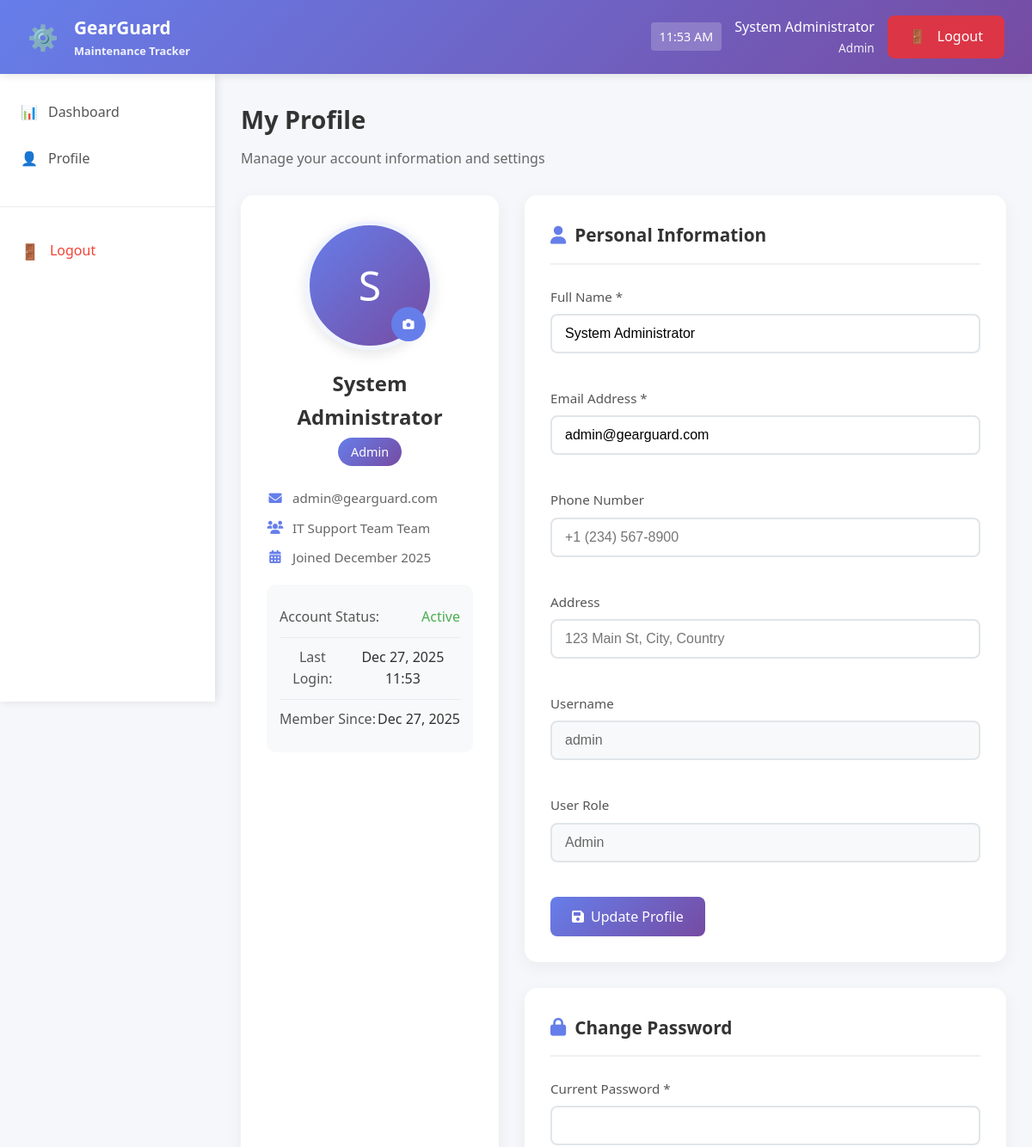
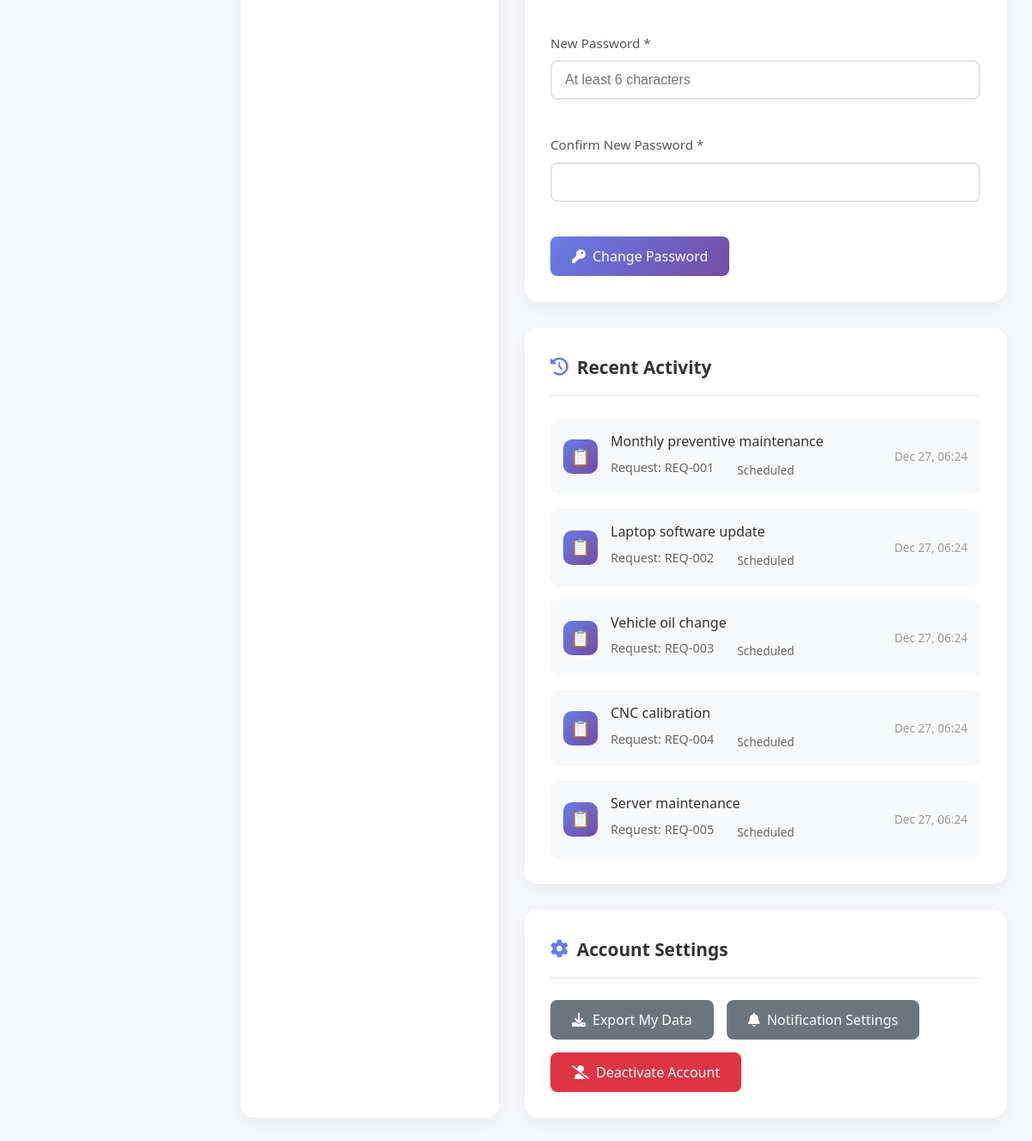
Page /technician/profile.php (signed in) on the committed database (2 pictures, top to bottom).
### tables this page shows
CREATE TABLE `users` (
  `id` int(11) NOT NULL,
  `username` varchar(50) NOT NULL,
  `password` varchar(255) NOT NULL,
  `email` varchar(100) DEFAULT NULL,
  `full_name` varchar(100) DEFAULT NULL,
  `role` enum('admin','technician','manager','user') DEFAULT 'user',
  `team_id` int(11) DEFAULT NULL,
  `status` enum('active','inactive') DEFAULT 'active',
  `created_at` timestamp NOT NULL DEFAULT current_timestamp()
);

CREATE TABLE `maintenance_teams` (
  `id` int(11) NOT NULL,
  `name` varchar(100) NOT NULL,
  `specialization` varchar(100) DEFAULT NULL,
  `description` text DEFAULT NULL,
  `status` enum('active','inactive') DEFAULT 'active',
  `created_at` timestamp NOT NULL DEFAULT current_timestamp()
);

CREATE TABLE `maintenance_requests` (
  `id` int(11) NOT NULL,
  `request_number` varchar(50) DEFAULT NULL,
  `subject` varchar(200) NOT NULL,
  `description` text DEFAULT NULL,
  `equipment_id` int(11) NOT NULL,
  `type` varchar(20) DEFAULT 'Corrective',
  `priority` varchar(20) DEFAULT 'Medium',
  `status` varchar(20) DEFAULT 'New',
  `scheduled_date` date DEFAULT NULL,
  `duration_hours` int(11) DEFAULT NULL,
  `estimated_cost` decimal(10,2) DEFAULT NULL,
  `actual_cost` decimal(10,2) DEFAULT NULL,
  `completion_date` date DEFAULT NULL,
  `assigned_to` int(11) DEFAULT NULL,
  `created_by` int(11) DEFAULT NULL,
  `created_at` timestamp NOT NULL DEFAULT current_timestamp(),
  `updated_at` timestamp NOT NULL DEFAULT current_timestamp() ON UPDATE current_timestamp()
);

### technician/profile.php (the view, shortened to what this page needs)
<?php
require_once '../includes/db_connect.php';
$user_id = $_SESSION['user_id'];
$user_data = [];
$query = "SELECT u.*, mt.name as team_name
          FROM users u
          LEFT JOIN maintenance_teams mt ON u.team_id = mt.id
          WHERE u.id = ?";
$stmt = mysqli_prepare($conn, $query);
mysqli_stmt_bind_param($stmt, 'i', $user_id);
mysqli_stmt_execute($stmt);
$result = mysqli_stmt_get_result($stmt);
if ($result && $row = mysqli_fetch_assoc($result)) {
    $user_data = $row;
} else {
    $error_message = "Unable to load user data.";
}
$activity_query = "SELECT mr.request_number, mr.subject, mr.status, mr.updated_at
                  FROM maintenance_requests mr
                  WHERE mr.assigned_to = ? OR mr.created_by = ?
                  ORDER BY mr.updated_at DESC
                  LIMIT 5";
$activity_stmt = mysqli_prepare($conn, $activity_query);
mysqli_stmt_bind_param($activity_stmt, 'ii', $user_id, $user_id);
mysqli_stmt_execute($activity_stmt);
$activity_result = mysqli_stmt_get_result($activity_stmt);
$recent_activity = [];
while ($activity = mysqli_fetch_assoc($activity_result)) {
    $recent_activity[] = $activity;
}
?>
<!DOCTYPE html>
<html lang="en">
<head>
    <link rel="stylesheet" href="../css/style.css">
    <link rel="stylesheet" href="https://cdnjs.cloudflare.com/ajax/libs/font-awesome/6.0.0/css/all.min.css">
</head>
<body>
    <?php include '../includes/header.php'; ?>
    <div class="dashboard-wrapper">
       <?php include '../includes/sidebartec.php'; ?>
        <main class="main-content">
            <div class="page-title">My Profile</div>
            <div class="page-subtitle">Manage your account information and settings</div>
            <div class="profile-container">
                <div class="profile-sidebar">
                    <div class="profile-photo-container">
                        <?php if (!empty($user_data['profile_photo'])): ?>
                            <img src="../uploads/profiles/<?php echo htmlspecialchars($user_data['profile_photo']); ?>"
                                 alt="Profile Photo" class="profile-photo">
                        <?php else: ?>
                            <div class="profile-photo" style="background: linear-gradient(135deg, #667eea 0%, #764ba2 100%);
                                 display: flex; align-items: center; justify-content: center; color: white; font-size: 3rem;">
                                <?php echo strtoupper(substr($user_data['full_name'] ?? 'U', 0, 1)); ?>
                            </div>
                        <?php endif; ?>
                        <button class="photo-upload-btn" onclick="openPhotoModal()">
                            <i class="fas fa-camera"></i>
                        </button>
                    </div>
                    <div class="user-details">
                        <div class="user-name-large"><?php echo htmlspecialchars($user_data['full_name'] ?? 'User'); ?></div>
                        <div class="user-role-badge"><?php echo htmlspecialchars($user_data['role'] ?? 'user'); ?></div>
                        <div class="user-info-item">
                            <i class="fas fa-envelope"></i>
                            <span><?php echo htmlspecialchars($user_data['email'] ?? 'Not set'); ?></span>
                        </div>
                        <?php if (!empty($user_data['team_name'])): ?>
                            <div class="user-info-item">
                                <i class="fas fa-users"></i>
                                <span><?php echo htmlspecialchars($user_data['team_name']); ?> Team</span>
                            </div>
                        <?php endif; ?>
                        <div class="user-info-item">
                            <i class="fas fa-calendar-alt"></i>
                            <span>Joined <?php echo date('F Y', strtotime($user_data['created_at'] ?? 'now')); ?></span>
                        </div>
                    </div>
                    <div class="account-info">
                        <div class="info-item">
                            <span class="info-label">Account Status:</span>
                            <span class="info-value" style="color: <?php echo ($user_data['status'] ?? 'active') === 'active' ? '#4CAF50' : '#f44336'; ?>">
                                <?php echo ucfirst($user_data['status'] ?? 'active'); ?>
                            </span>
                        </div>
                        <div class="info-item">
                            <span class="info-label">Last Login:</span>
                            <span class="info-value"><?php echo date('M d, Y H:i'); ?></span>
                        </div>
                        <div class="info-item">
                            <span class="info-label">Member Since:</span>
                            <span class="info-value"><?php echo date('M d, Y', strtotime($user_data['created_at'] ?? 'now')); ?></span>
                        </div>
                    </div>
                </div>
                <div class="profile-content">
                    <div class="profile-section">
                        <div class="section-title">
                            <i class="fas fa-user"></i>
                            Personal Information
                        </div>
                        <form method="POST" action="">
                            <div class="form-row">
                                <div class="form-group">
                                    <label class="form-label">Full Name *</label>
                                    <input type="text" name="full_name" class="form-input"
                                           value="<?php echo htmlspecialchars($user_data['full_name'] ?? ''); ?>"
                                           required>
                                </div>
                                <div class="form-group">
                                    <label class="form-label">Email Address *</label>
                                    <input type="email" name="email" class="form-input"
                                           value="<?php echo htmlspecialchars($user_data['email'] ?? ''); ?>"
                                           required>
                                </div>
                            </div>
                            <div class="form-row">
                                <div class="form-group">
                                    <label class="form-label">Phone Number</label>
                                    <input type="tel" name="phone" class="form-input"
                                           value="<?php echo htmlspecialchars($user_data['phone'] ?? ''); ?>"
                                           placeholder="+1 (234) 567-8900">
                                </div>
                                <div class="form-group">
                                    <label class="form-label">Address</label>
                                    <input type="text" name="address" class="form-input"
                                           value="<?php echo htmlspecialchars($user_data['address'] ?? ''); ?>"
                                           placeholder="123 Main St, City, Country">
                                </div>
                            </div>
                            <div class="form-row">
                                <div class="form-group">
                                    <label class="form-label">Username</label>
                                    <input type="text" class="form-input"
                                           value="<?php echo htmlspecialchars($user_data['username'] ?? ''); ?>"
                                           disabled>
                                </div>
                                <div class="form-group">
                                    <label class="form-label">User Role</label>
                                    <input type="text" class="form-input"
                                           value="<?php echo htmlspecialchars(ucfirst($user_data['role'] ?? 'user')); ?>"
                                           disabled>
                                </div>
                            </div>
                            <button type="submit" name="update_profile" class="btn">
                                <i class="fas fa-save"></i> Update Profile
                            </button>
                        </form>
                    </div>
                    <div class="profile-section">
                        <div class="section-title">
                            <i class="fas fa-lock"></i>
                            Change Password
                        </div>
                        <form method="POST" action="">
                            <div class="form-row">
                                <div class="form-group">
                                    <label class="form-label">Current Password *</label>
                                    <input type="password" name="current_password" class="form-input" required>
                                </div>
                            </div>
                            <div class="form-row">
                                <div class="form-group">
                                    <label class="form-label">New Password *</label>
                                    <input type="password" name="new_password" class="form-input" required
                                           minlength="6" placeholder="At least 6 characters">
                                </div>
                                <div class="form-group">
                                    <label class="form-label">Confirm New Password *</label>
                                    <input type="password" name="confirm_password" class="form-input" required>
                                </div>
                            </div>
                            <button type="submit" name="change_password" class="btn">
                                <i class="fas fa-key"></i> Change Password
                            </button>
                        </form>
                    </div>
                    <?php if (!empty($recent_activity)): ?>
                    <div class="profile-section">
                        <div class="section-title">
                            <i class="fas fa-history"></i>
                            Recent Activity
                        </div>
                        <div class="activity-list">
                            <?php foreach ($recent_activity as $activity):
                                $status_class = 'status-' . strtolower(str_replace(' ', '-', $activity['status']));
                            ?>
                            <div class="activity-item">
                                <div class="activity-icon">
                                    <?php
                                    $icons = [
                                        'New' => '📝',
                                        'In Progress' => '🛠️',
                                        'Completed' => '✅',
                                        'On Hold' => '⏸️',
                                        'Cancelled' => '❌'
                                    ];
                                    echo $icons[$activity['status']] ?? '📋';
                                    ?>
                                </div>
                                <div class="activity-content">
                                    <div class="activity-title">
                                        <?php echo htmlspecialchars($activity['subject']); ?>
                                    </div>
                                    <div class="activity-details">
                                        <span>Request: <?php echo htmlspecialchars($activity['request_number'] ?? 'N/A'); ?></span>
                                        <span class="status-badge <?php echo $status_class; ?>">
                                            <?php echo $activity['status']; ?>
                                        </span>
                                    </div>
                                </div>
                                <div class="activity-time">
                                    <?php echo date('M d, H:i', strtotime($activity['updated_at'])); ?>
                                </div>
                            </div>
                            <?php endforeach; ?>
                        </div>
                    </div>
                    <?php endif; ?>
                    <div class="profile-section">
                        <div class="section-title">
                            <i class="fas fa-cog"></i>
                            Account Settings
                        </div>
                        <div style="display: flex; gap: 15px; flex-wrap: wrap;">
                            <button class="btn btn-secondary" onclick="exportData()">
                                <i class="fas fa-download"></i> Export My Data
                            </button>
                            <button class="btn btn-secondary" onclick="showNotificationsSettings()">
                                <i class="fas fa-bell"></i> Notification Settings
                            </button>
                            <button class="btn btn-danger" onclick="confirmDeactivate()">
                                <i class="fas fa-user-slash"></i> Deactivate Account
                            </button>
                        </div>
                    </div>
                </div>
            </div>
        </main>
    </div>
</body>
</html>

### rows in the picture
users: full_name "S", full_name "System Administrator", role "Admin", email "admin@gearguard.com", maintenance_teams.name "IT Support Team", created_at "December 2025", status "Active", created_at "Dec 27, 2025", username "admin"
maintenance_requests: status "📋", subject "Monthly preventive maintenance", request_number "REQ-001", status "Scheduled", updated_at "Dec 27, 06:24"
maintenance_requests: status "📋", subject "Laptop software update", request_number "REQ-002", status "Scheduled", updated_at "Dec 27, 06:24"
maintenance_requests: status "📋", subject "Vehicle oil change", request_number "REQ-003", status "Scheduled", updated_at "Dec 27, 06:24"
maintenance_requests: status "📋", subject "CNC calibration", request_number "REQ-004", status "Scheduled", updated_at "Dec 27, 06:24"
maintenance_requests: status "📋", subject "Server maintenance", request_number "REQ-005", status "Scheduled", updated_at "Dec 27, 06:24"

### other values in the picture
$_SESSION['full_name'] "System Administrator"
$_SESSION['role'] "Admin"
